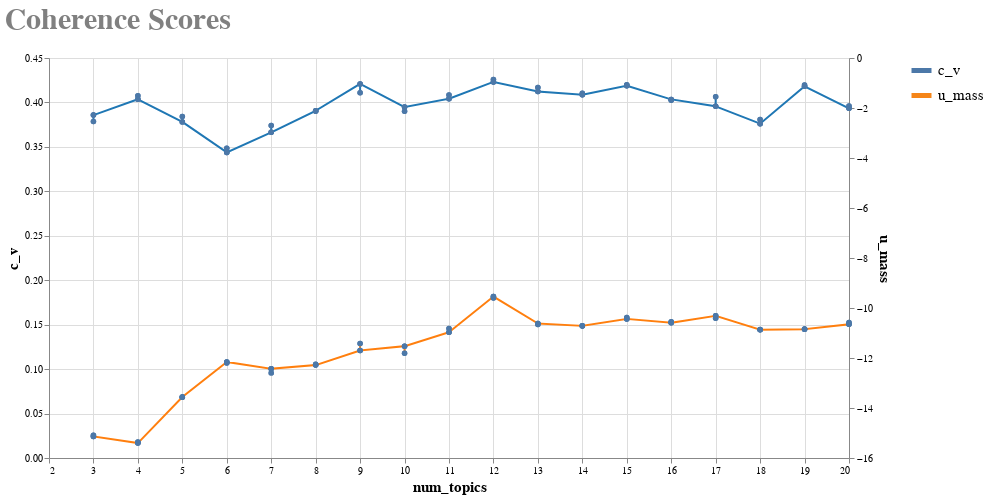

Notebook cell for this chart:
### Markdown cell above
#### What can we learn from a broken chart?
Ugly and incorrect, this chart still has some candy. 

Some reasons to consider why this chart is broken:
* Most of the individual values for `c_v` and `u_mass` are plotted together; so the individual models' performance is obscured.
* Use of hover only shows a limited number of data points, which suggests overlap. Why are so many of the values the same?
* Quite simply: this doesn't pass the sniff test. 

Some reasons to cofirm this chart may still be helpful:
* The simplicity of the two lines is actually beneficial for readibility. 
* The tightness of the points on the lines actually means that little variation occurs across the 5 models for each coherence score (assuming all of the points are actually being plotted because we surely cannot find them).

### Code cell
coherence_chart

### Figure 1 — Vega-Lite specification as saved in the notebook (floating-point values rounded to 4 significant figures)
{"config": {"view": {"continuousWidth": 300, "continuousHeight": 300}, "axis": {"titleFontSize": 15}, "legend": {"labelFont": "Courier", "labelFontSize": 15, "labelOverlap": false, "symbolSize": 400, "symbolStrokeWidth": 5, "title": null, "titleFontSize": 15}, "title": {"anchor": "start", "color": "gray", "font": "Courier", "fontSize": 30}}, "layer": [{"mark": {"type": "line"}, "encoding": {"color": {"field": "Measure", "type": "nominal"}}, "transform": [{"fold": ["c_v", "u_mass"], "as": ["Measure", "Value"]}]}, {"mark": {"type": "line", "color": "#1f77b4", "point": true}, "encoding": {"tooltip": [{"field": "num_topics", "type": "quantitative"}, {"field": "c_v", "type": "quantitative"}, {"field": "alpha", "type": "nominal"}, {"field": "method", "type": "nominal"}], "x": {"field": "num_topics", "type": "quantitative"}, "y": {"field": "c_v", "type": "quantitative"}}}, {"mark": {"type": "line", "color": "#ff7f0e", "point": true}, "encoding": {"tooltip": [{"field": "num_topics", "type": "quantitative"}, {"field": "u_mass", "type": "quantitative"}, {"field": "alpha", "type": "nominal"}, {"field": "method", "type": "nominal"}], "x": {"field": "num_topics", "type": "quantitative"}, "y": {"field": "u_mass", "type": "quantitative"}}}], "data": {"name": "data-158e851b658bf115a1b9c8d3135d23c8"}, "height": 400, "resolve": {"scale": {"y": "independent"}}, "title": {"text": ["Coherence Scores"], "subtitle": [""]}, "width": 800, "$schema": "https://vega.github.io/schema/vega-lite/v5.8.0.json", "datasets": {"data-158e851b658bf115a1b9c8d3135d23c8": [{"c_v": 0.3858, "u_mass": -15.14, "num_topics": 3, "eta": "symmetric", "alpha": "auto", "method": "m1"}, {"c_v": 0.3786, "u_mass": -15.08, "num_topics": 3, "eta": "symmetric", "alpha": "symmetric", "method": "m1"}, {"c_v": 0.3858, "u_mass": -15.14, "num_topics": 3, "eta": "symmetric", "alpha": "auto", "method": "m2"}, {"c_v": 0.3786, "u_mass": -15.08, "num_topics": 3, "eta": "symmetric", "alpha": "symmetric", "method": "m2"}, {"c_v": 0.3858, "u_mass": -15.14, "num_topics": 3, "eta": "auto", "alpha": "auto", "method": "m2"}, {"c_v": 0.4035, "u_mass": -15.4, "num_topics": 4, "eta": "symmetric", "alpha": "auto", "method": "m1"}, {"c_v": 0.4075, "u_mass": -15.36, "num_topics": 4, "eta": "symmetric", "alpha": "symmetric", "method": "m1"}, {"c_v": 0.4035, "u_mass": -15.4, "num_topics": 4, "eta": "symmetric", "alpha": "auto", "method": "m2"}, {"c_v": 0.4075, "u_mass": -15.36, "num_topics": 4, "eta": "symmetric", "alpha": "symmetric", "method": "m2"}, {"c_v": 0.4035, "u_mass": -15.4, "num_topics": 4, "eta": "auto", "alpha": "auto", "method": "m2"}, {"c_v": 0.3781, "u_mass": -13.56, "num_topics": 5, "eta": "symmetric", "alpha": "auto", "method": "m1"}, {"c_v": 0.3842, "u_mass": -13.57, "num_topics": 5, "eta": "symmetric", "alpha": "symmetric", "method": "m1"}, {"c_v": 0.3781, "u_mass": -13.56, "num_topics": 5, "eta": "symmetric", "alpha": "auto", "method": "m2"}, {"c_v": 0.3842, "u_mass": -13.57, "num_topics": 5, "eta": "symmetric", "alpha": "symmetric", "method": "m2"}, {"c_v": 0.3781, "u_mass": -13.56, "num_topics": 5, "eta": "auto", "alpha": "auto", "method": "m2"}, {"c_v": 0.3438, "u_mass": -12.16, "num_topics": 6, "eta": "symmetric", "alpha": "auto", "method": "m1"}, {"c_v": 0.3486, "u_mass": -12.2, "num_topics": 6, "eta": "symmetric", "alpha": "symmetric", "method": "m1"}, {"c_v": 0.3438, "u_mass": -12.16, "num_topics": 6, "eta": "symmetric", "alpha": "auto", "method": "m2"}, {"c_v": 0.3486, "u_mass": -12.2, "num_topics": 6, "eta": "symmetric", "alpha": "symmetric", "method": "m2"}, {"c_v": 0.3438, "u_mass": -12.16, "num_topics": 6, "eta": "auto", "alpha": "auto", "method": "m2"}, {"c_v": 0.3664, "u_mass": -12.43, "num_topics": 7, "eta": "symmetric", "alpha": "auto", "method": "m1"}, {"c_v": 0.374, "u_mass": -12.6, "num_topics": 7, "eta": "symmetric", "alpha": "symmetric", "method": "m1"}, {"c_v": 0.3664, "u_mass": -12.43, "num_topics": 7, "eta": "symmetric", "alpha": "auto", "method": "m2"}, {"c_v": 0.374, "u_mass": -12.6, "num_topics": 7, "eta": "symmetric", "alpha": "symmetric", "method": "m2"}, {"c_v": 0.3664, "u_mass": -12.43, "num_topics": 7, "eta": "auto", "alpha": "auto", "method": "m2"}, {"c_v": 0.3906, "u_mass": -12.28, "num_topics": 8, "eta": "symmetric", "alpha": "auto", "method": "m1"}, {"c_v": 0.39, "u_mass": -12.25, "num_topics": 8, "eta": "symmetric", "alpha": "symmetric", "method": "m1"}, {"c_v": 0.3906, "u_mass": -12.28, "num_topics": 8, "eta": "symmetric", "alpha": "auto", "method": "m2"}, {"c_v": 0.39, "u_mass": -12.25, "num_topics": 8, "eta": "symmetric", "alpha": "symmetric", "method": "m2"}, {"c_v": 0.3906, "u_mass": -12.28, "num_topics": 8, "eta": "auto", "alpha": "auto", "method": "m2"}, {"c_v": 0.4209, "u_mass": -11.7, "num_topics": 9, "eta": "symmetric", "alpha": "auto", "method": "m1"}, {"c_v": 0.411, "u_mass": -11.42, "num_topics": 9, "eta": "symmetric", "alpha": "symmetric", "method": "m1"}, {"c_v": 0.4209, "u_mass": -11.7, "num_topics": 9, "eta": "symmetric", "alpha": "auto", "method": "m2"}, {"c_v": 0.411, "u_mass": -11.42, "num_topics": 9, "eta": "symmetric", "alpha": "symmetric", "method": "m2"}, {"c_v": 0.4209, "u_mass": -11.7, "num_topics": 9, "eta": "auto", "alpha": "auto", "method": "m2"}, {"c_v": 0.3949, "u_mass": -11.53, "num_topics": 10, "eta": "symmetric", "alpha": "auto", "method": "m1"}, {"c_v": 0.39, "u_mass": -11.81, "num_topics": 10, "eta": "symmetric", "alpha": "symmetric", "method": "m1"}, {"c_v": 0.3949, "u_mass": -11.53, "num_topics": 10, "eta": "symmetric", "alpha": "auto", "method": "m2"}, {"c_v": 0.39, "u_mass": -11.81, "num_topics": 10, "eta": "symmetric", "alpha": "symmetric", "method": "m2"}, {"c_v": 0.3949, "u_mass": -11.53, "num_topics": 10, "eta": "auto", "alpha": "auto", "method": "m2"}, {"c_v": 0.4041, "u_mass": -10.97, "num_topics": 11, "eta": "symmetric", "alpha": "auto", "method": "m1"}, {"c_v": 0.4083, "u_mass": -10.82, "num_topics": 11, "eta": "symmetric", "alpha": "symmetric", "method": "m1"}, {"c_v": 0.4041, "u_mass": -10.97, "num_topics": 11, "eta": "symmetric", "alpha": "auto", "method": "m2"}, {"c_v": 0.4083, "u_mass": -10.82, "num_topics": 11, "eta": "symmetric", "alpha": "symmetric", "method": "m2"}, {"c_v": 0.4041, "u_mass": -10.97, "num_topics": 11, "eta": "auto", "alpha": "auto", "method": "m2"}, {"c_v": 0.4231, "u_mass": -9.543, "num_topics": 12, "eta": "symmetric", "alpha": "auto", "method": "m1"}, {"c_v": 0.4258, "u_mass": -9.596, "num_topics": 12, "eta": "symmetric", "alpha": "symmetric", "method": "m1"}, {"c_v": 0.4231, "u_mass": -9.543, "num_topics": 12, "eta": "symmetric", "alpha": "auto", "method": "m2"}, {"c_v": 0.4258, "u_mass": -9.596, "num_topics": 12, "eta": "symmetric", "alpha": "symmetric", "method": "m2"}, {"c_v": 0.4231, "u_mass": -9.543, "num_topics": 12, "eta": "auto", "alpha": "auto", "method": "m2"}, {"c_v": 0.4123, "u_mass": -10.62, "num_topics": 13, "eta": "symmetric", "alpha": "auto", "method": "m1"}, {"c_v": 0.4169, "u_mass": -10.66, "num_topics": 13, "eta": "symmetric", "alpha": "symmetric", "method": "m1"}, {"c_v": 0.4123, "u_mass": -10.62, "num_topics": 13, "eta": "symmetric", "alpha": "auto", "method": "m2"}, {"c_v": 0.4169, "u_mass": -10.66, "num_topics": 13, "eta": "symmetric", "alpha": "symmetric", "method": "m2"}, {"c_v": 0.4123, "u_mass": -10.62, "num_topics": 13, "eta": "auto", "alpha": "auto", "method": "m2"}, {"c_v": 0.4087, "u_mass": -10.71, "num_topics": 14, "eta": "symmetric", "alpha": "auto", "method": "m1"}, {"c_v": 0.4104, "u_mass": -10.72, "num_topics": 14, "eta": "symmetric", "alpha": "symmetric", "method": "m1"}, {"c_v": 0.4087, "u_mass": -10.71, "num_topics": 14, "eta": "symmetric", "alpha": "auto", "method": "m2"}, {"c_v": 0.4104, "u_mass": -10.72, "num_topics": 14, "eta": "symmetric", "alpha": "symmetric", "method": "m2"}, {"c_v": 0.4087, "u_mass": -10.71, "num_topics": 14, "eta": "auto", "alpha": "auto", "method": "m2"}, {"c_v": 0.4188, "u_mass": -10.44, "num_topics": 15, "eta": "symmetric", "alpha": "auto", "method": "m1"}, {"c_v": 0.4199, "u_mass": -10.38, "num_topics": 15, "eta": "symmetric", "alpha": "symmetric", "method": "m1"}, {"c_v": 0.4188, "u_mass": -10.44, "num_topics": 15, "eta": "symmetric", "alpha": "auto", "method": "m2"}, {"c_v": 0.4199, "u_mass": -10.38, "num_topics": 15, "eta": "symmetric", "alpha": "symmetric", "method": "m2"}, {"c_v": 0.4188, "u_mass": -10.44, "num_topics": 15, "eta": "auto", "alpha": "auto", "method": "m2"}, {"c_v": 0.4035, "u_mass": -10.59, "num_topics": 16, "eta": "symmetric", "alpha": "auto", "method": "m1"}, {"c_v": 0.4024, "u_mass": -10.55, "num_topics": 16, "eta": "symmetric", "alpha": "symmetric", "method": "m1"}, {"c_v": 0.4035, "u_mass": -10.59, "num_topics": 16, "eta": "symmetric", "alpha": "auto", "method": "m2"}, {"c_v": 0.4024, "u_mass": -10.55, "num_topics": 16, "eta": "symmetric", "alpha": "symmetric", "method": "m2"}, {"c_v": 0.4035, "u_mass": -10.59, "num_topics": 16, "eta": "auto", "alpha": "auto", "method": "m2"}, {"c_v": 0.3956, "u_mass": -10.31, "num_topics": 17, "eta": "symmetric", "alpha": "auto", "method": "m1"}, {"c_v": 0.4065, "u_mass": -10.41, "num_topics": 17, "eta": "symmetric", "alpha": "symmetric", "method": "m1"}, {"c_v": 0.3956, "u_mass": -10.31, "num_topics": 17, "eta": "symmetric", "alpha": "auto", "method": "m2"}, {"c_v": 0.4065, "u_mass": -10.41, "num_topics": 17, "eta": "symmetric", "alpha": "symmetric", "method": "m2"}, {"c_v": 0.3956, "u_mass": -10.31, "num_topics": 17, "eta": "auto", "alpha": "auto", "method": "m2"}, {"c_v": 0.3761, "u_mass": -10.87, "num_topics": 18, "eta": "symmetric", "alpha": "auto", "method": "m1"}, {"c_v": 0.3807, "u_mass": -10.86, "num_topics": 18, "eta": "symmetric", "alpha": "symmetric", "method": "m1"}, {"c_v": 0.3761, "u_mass": -10.87, "num_topics": 18, "eta": "symmetric", "alpha": "auto", "method": "m2"}, {"c_v": 0.3807, "u_mass": -10.86, "num_topics": 18, "eta": "symmetric", "alpha": "symmetric", "method": "m2"}, {"c_v": 0.3761, "u_mass": -10.87, "num_topics": 18, "eta": "auto", "alpha": "auto", "method": "m2"}, {"c_v": 0.4182, "u_mass": -10.85, "num_topics": 19, "eta": "symmetric", "alpha": "auto", "method": "m1"}, {"c_v": 0.4195, "u_mass": -10.84, "num_topics": 19, "eta": "symmetric", "alpha": "symmetric", "method": "m1"}, {"c_v": 0.4182, "u_mass": -10.85, "num_topics": 19, "eta": "symmetric", "alpha": "auto", "method": "m2"}, {"c_v": 0.4195, "u_mass": -10.84, "num_topics": 19, "eta": "symmetric", "alpha": "symmetric", "method": "m2"}, {"c_v": 0.4182, "u_mass": -10.85, "num_topics": 19, "eta": "auto", "alpha": "auto", "method": "m2"}, {"c_v": 0.3934, "u_mass": -10.65, "num_topics": 20, "eta": "symmetric", "alpha": "auto", "method": "m1"}, {"c_v": 0.396, "u_mass": -10.58, "num_topics": 20, "eta": "symmetric", "alpha": "symmetric", "method": "m1"}, {"c_v": 0.3934, "u_mass": -10.65, "num_topics": 20, "eta": "symmetric", "alpha": "auto", "method": "m2"}, {"c_v": 0.396, "u_mass": -10.58, "num_topics": 20, "eta": "symmetric", "alpha": "symmetric", "method": "m2"}, {"c_v": 0.3934, "u_mass": -10.65, "num_topics": 20, "eta": "auto", "alpha": "auto", "method": "m2"}]}}
